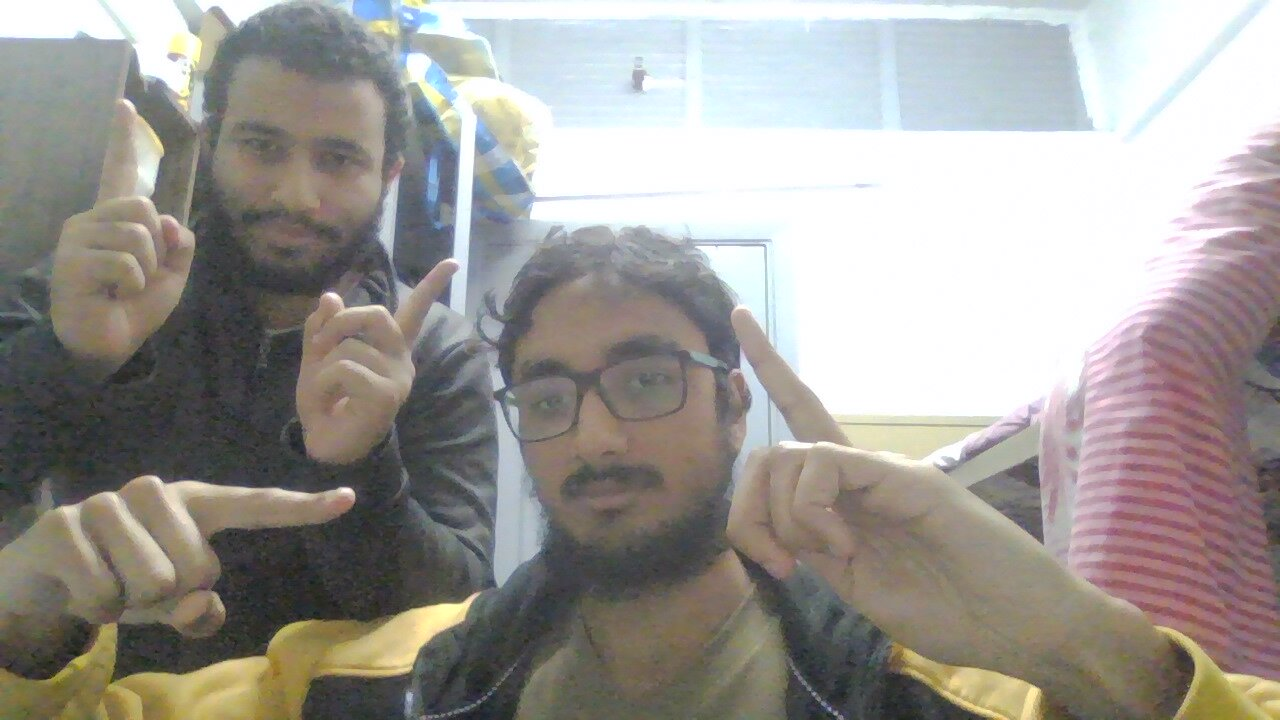
#> input picture images/image10.jpeg, 1280 x 720 px
$ python -i filterFingers.py   (imports and definitions only)
#> lines starting #> are read from the running program, lines starting #| are printed output that depends on the picture
from commonfunctions import *
import cv2 as cv
def detectFingers(original):
    if original is None:
        return
    image = original>0.9
    numberOfIteration = (image.shape[0]+image.shape[1])//12
    print(numberOfIteration)
    kernel = np.ones((5,5), np.uint8)
    for i in range(numberOfIteration):
        image = binary_erosion(image)
    for i in range(numberOfIteration):
        image = binary_dilation(image)

    contours = find_contours(image)
    center = ()
    radius = 0
    for contour in contours:
        Ymin = int(np.min(contour[:, 1]))
        Ymax = int(np.max(contour[:, 1]))
        Xmin = int(np.min(contour[:, 0]))
        Xmax = int(np.max(contour[:, 0]))
        center = ((Xmin+Xmax)//2,(Ymin+Ymax)//2)
        radius = center[0] - Xmin

    for i in range(image.shape[0]):
        for j in range(image.shape[1]):
            if math.dist((i,j),center)<radius:
                original[i,j] = 0


    for i in range(5):
        original = binary_erosion(original)
    for i in range(5):
        original = binary_dilation(original)
    show_images([original])

    fingersCotours = find_contours(original)
    for contour in fingersCotours:
        Ymin = int(np.min(contour[:, 1]))
        Ymax = int(np.max(contour[:, 1]))
        Xmin = int(np.min(contour[:, 0]))
        Xmax = int(np.max(contour[:, 0]))
        img = np.copy(original)
        for i in range (img.shape[0]):
            for j in range(img.shape[1]):
                if i > Xmin and i < Xmax and j > Ymin and j<Ymax:
                    img[i,j] = 0
        img = original.astype(int) - img.astype(int)
        show_images([img])

>>> import cv2
>>> picture = cv2.imread('images/image10.jpeg', cv2.IMREAD_GRAYSCALE)
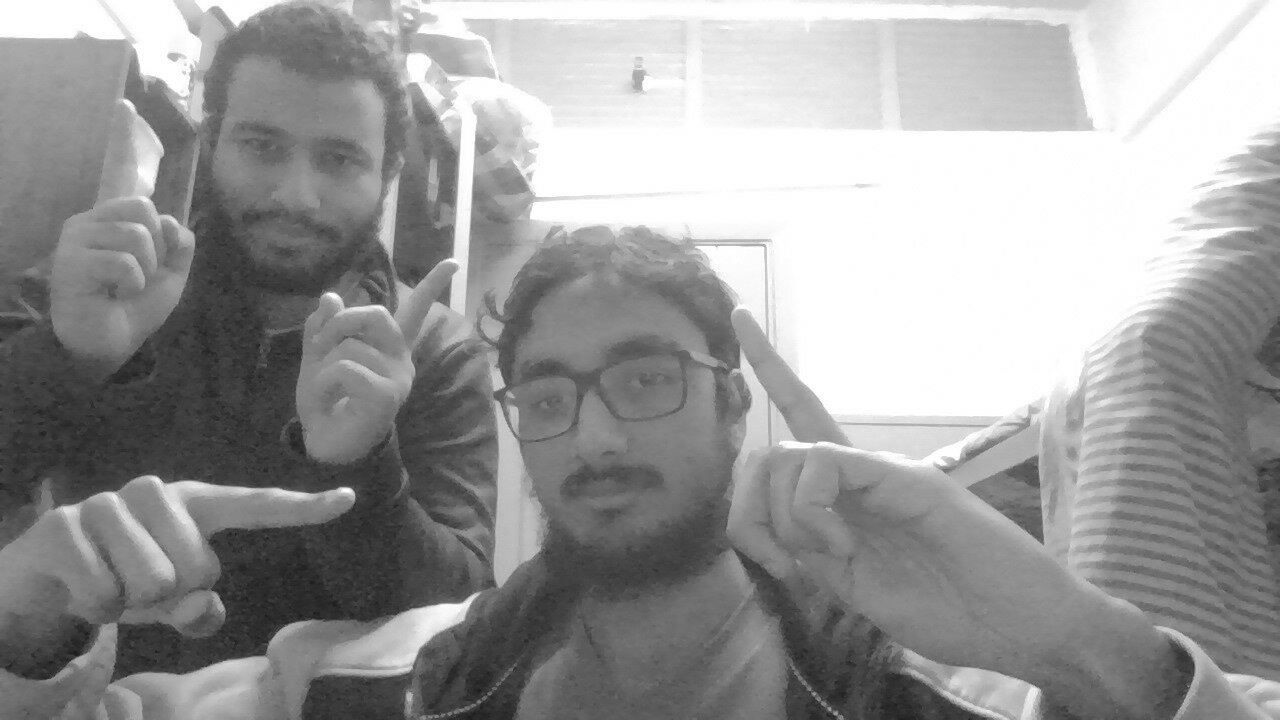
#> picture: shape (720, 1280); min 23, max 255, mean 154.3
>>> result = detectFingers(picture)
#> in detectFingers, `image = original>0.9`: image: shape (720, 1280) bool; every value is 1
#| 166
#> (the run stopped early here; a loop or call above may not have finished)

$ run again, on images/image11.jpeg
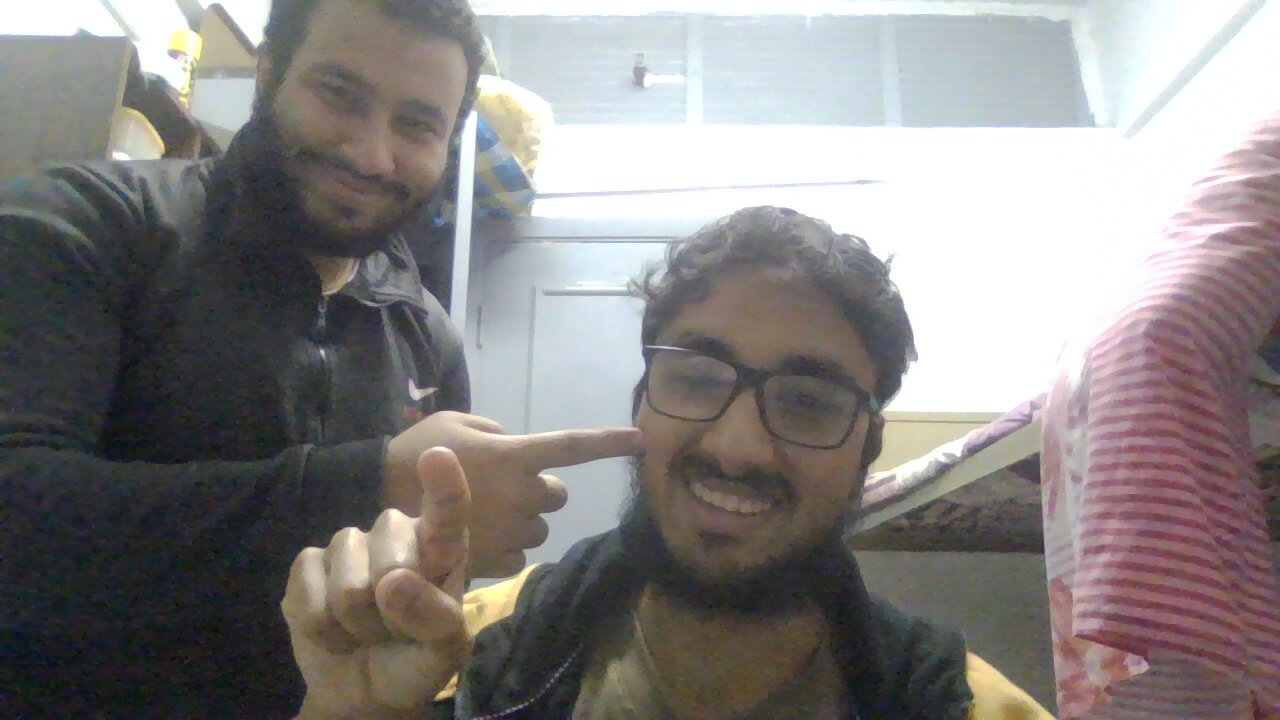
#> input picture images/image11.jpeg, 1280 x 720 px
#> `picture = cv2.imread('images/image10.jpeg', cv2.IMREAD_GRAYSCALE)`:
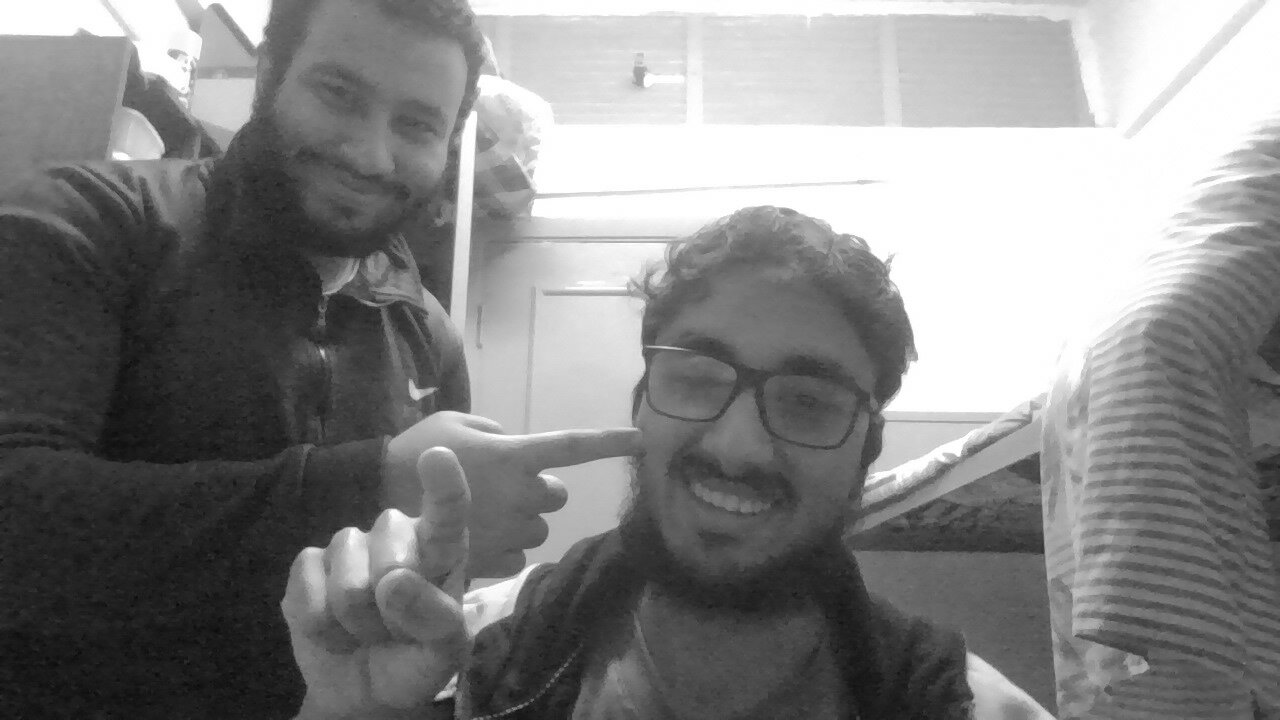
#> picture: shape (720, 1280); min 8, max 255, mean 132.2
#> image: shape (720, 1280) bool; every value is 1
#| 166

$ run again, on images/image12.jpeg
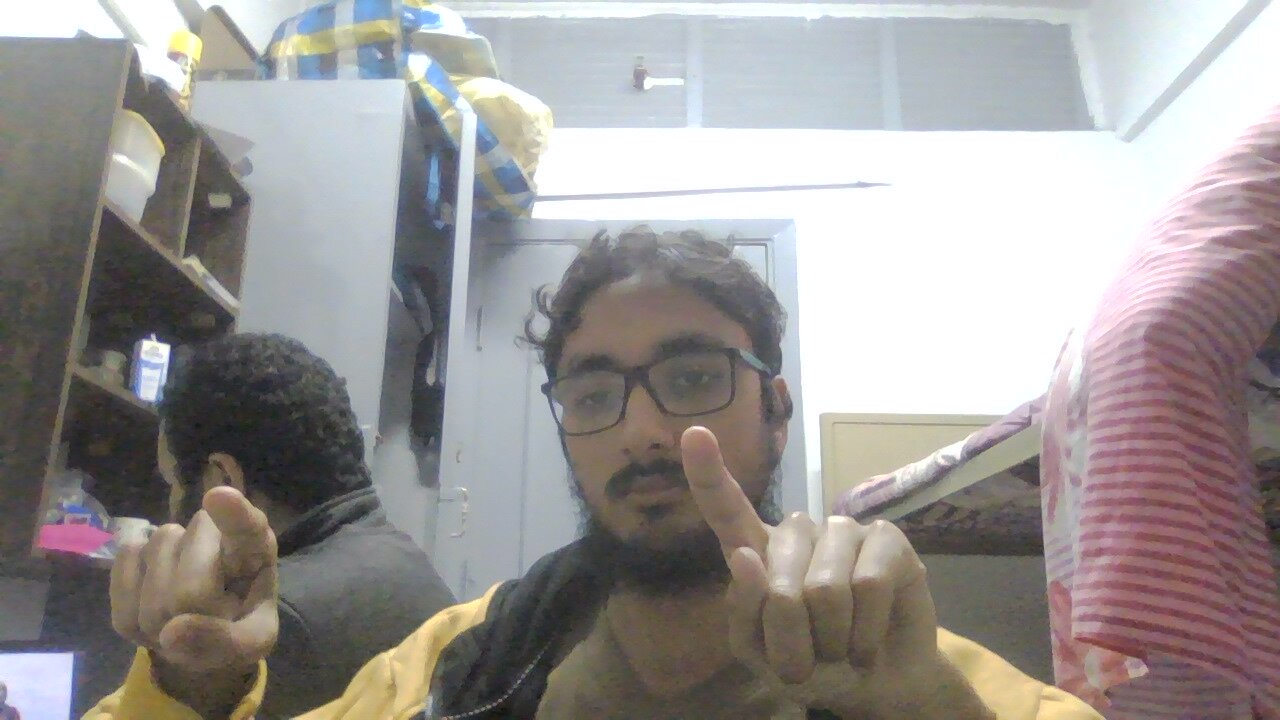
#> input picture images/image12.jpeg, 1280 x 720 px
#> `picture = cv2.imread('images/image10.jpeg', cv2.IMREAD_GRAYSCALE)`:
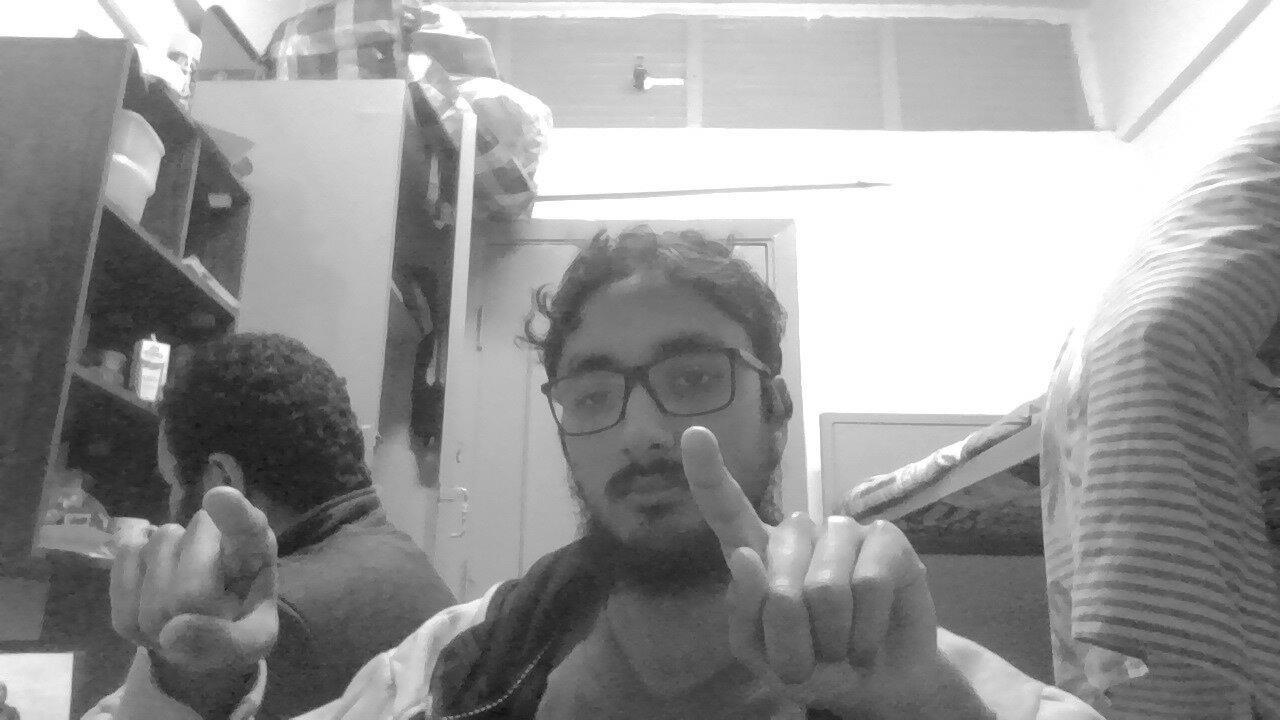
#> picture: shape (720, 1280); min 7, max 255, mean 151.3
#> image: shape (720, 1280) bool; every value is 1
#| 166

$ run again, on images/image13.jpeg
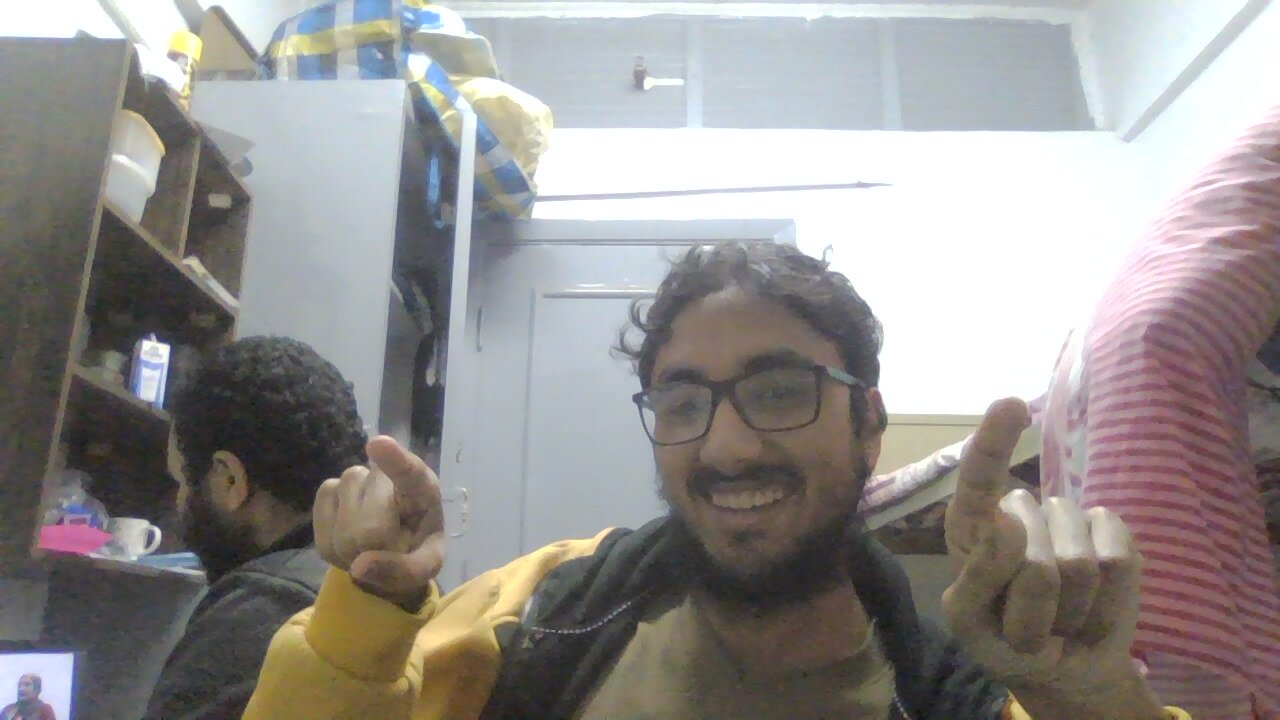
#> input picture images/image13.jpeg, 1280 x 720 px
#> `picture = cv2.imread('images/image10.jpeg', cv2.IMREAD_GRAYSCALE)`:
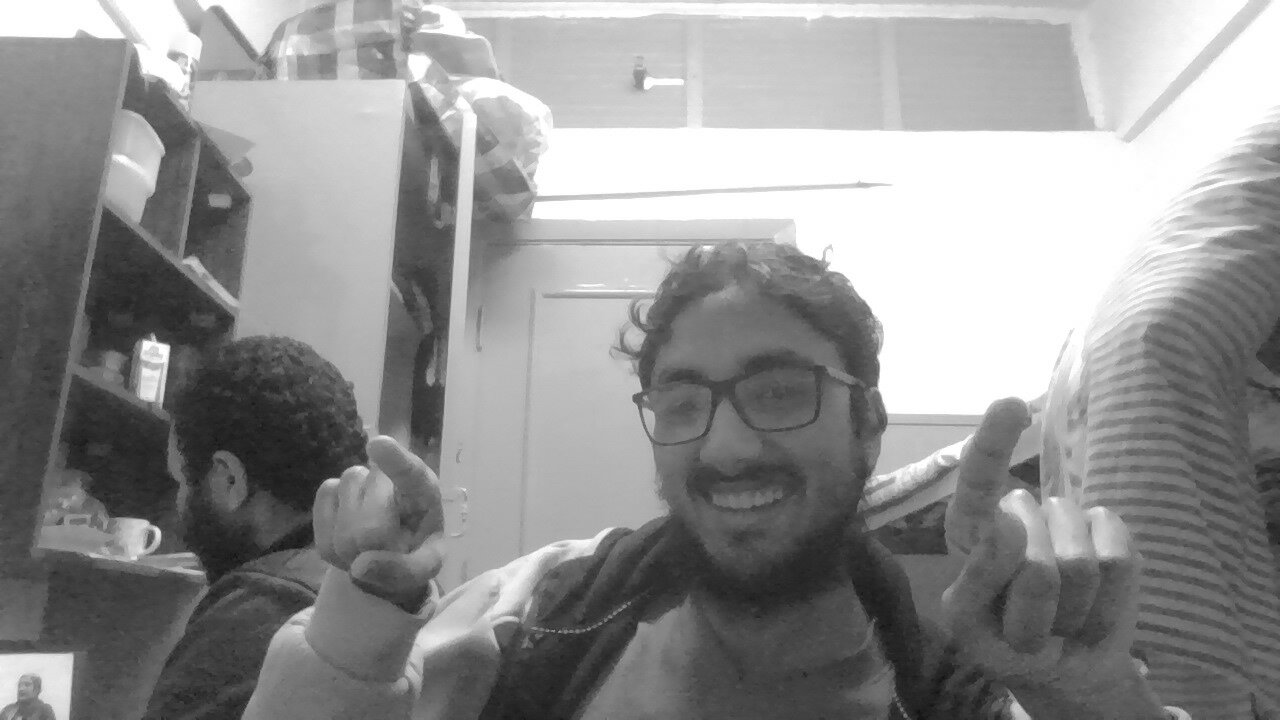
#> picture: shape (720, 1280); min 15, max 255, mean 145.3
#> image: shape (720, 1280) bool; every value is 1
#| 166
